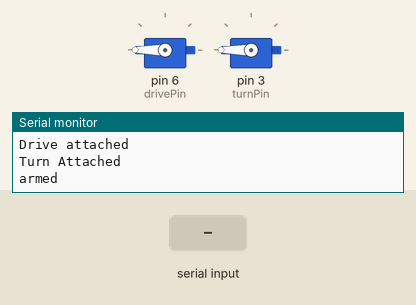
Simulated run of this sketch. Board: Arduino Uno, built with avr-gcc and run on an emulated ATmega328P. On the bench: 2 × servo, the last lines printed to the serial monitor. The inputs (shaded band) are chosen by the test bench.

Above: at 11.2 s.
11.3 s: "<forward,1>" received over Serial
At 11.6 s:
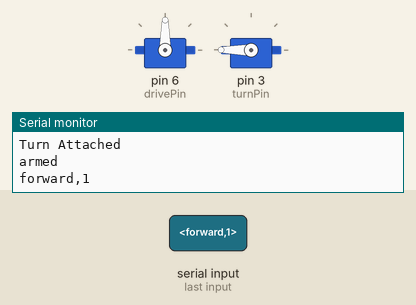
12.8 s: "<left,1>" received over Serial
At 13.9 s:
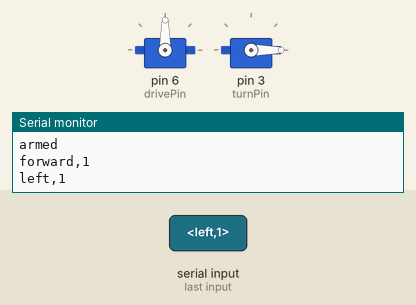
14.3 s: "<reverse,1>" received over Serial
At 15.1 s:
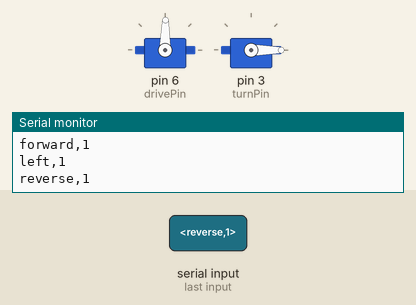
15.8 s: "<right,1>" received over Serial
At 16.2 s:
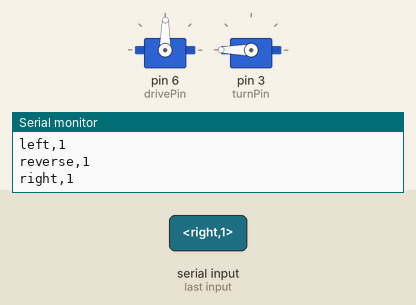
Timing chart, 0 to 18.3 s (numbered marks = the images above; inputs shaded):
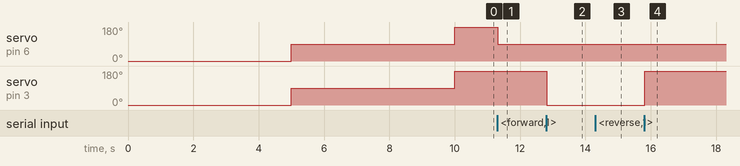

The sketch:

4WD_Test.ino
```cpp
#include <Servo.h>

int drivePin = 6;
int turnPin = 3;

int minValue = 1000;
int maxValue = 2000;

Servo drive;
Servo turn;

const byte buffSize = 40;
char inputBuffer[buffSize];
const char startMarker = '<';
const char endMarker = '>';
byte bytesRecvd = 0;
boolean readInProgress = false;
boolean newDataFromPC = false;
char motor[buffSize];           // which motor (1 = left, 2 = right, 3 = both)
int speed;             // servo angle -100 to 100

void setup() {
  Serial.begin(9600);

  drive.attach(drivePin, minValue, maxValue);
  Serial.println("Drive attached");
  turn.attach(turnPin, minValue, maxValue);
  Serial.println("Turn Attached");

  //arm();
  Serial.println("armed");

  drive.write(0);
  turn.write(0);
  delay(5000);
  drive.write(90);
  turn.write(90);
  delay(5000);
  drive.write(180);
  turn.write(180);
}

void loop() {
  if(Serial.available() > 0) {
    char x = Serial.read();
      // the order of these IF clauses is significant
    if (x == endMarker) {
      readInProgress = false;
      newDataFromPC = true;
      inputBuffer[bytesRecvd] = 0;

      Serial.println(inputBuffer);

      // Parse the message
      char * strtokIndx; // this is used by strtok() as an index
      // Motor instruction
      strtokIndx = strtok(inputBuffer,",");      // get the first part - the string
      strcpy(motor, strtokIndx);
      // Speed instruction
      strtokIndx = strtok(NULL, ","); // this continues where the previous call left off
      speed = atoi(strtokIndx);     // convert this part to an integer

      if(speed < -100 || speed > 100) {
        Serial.println("Invalid speed");
      } else if(strcmp(motor, "forward") == 0) {
        driveGo(speed);
      } else if(strcmp(motor, "reverse") == 0) {
        driveGo(-1*speed);
      } else if(strcmp(motor, "right") == 0) {
        turnRight();
      }else if(strcmp(motor, "left") == 0) {
        turnLeft();
      }else if(strcmp(motor, "straight") == 0) {
        turnStraight();
      }else if(strcmp(motor, "forwardD") == 0) {
        //forwardDistance(speed);
      }else if(strcmp(motor, "forwardT") == 0) {
        //forwardTime(speed);
      } else {
        Serial.println("Invalid motor");
      }
    }

    // Read data in
    if(readInProgress) {
      inputBuffer[bytesRecvd] = x;
      bytesRecvd ++;
      if (bytesRecvd == buffSize) {
        bytesRecvd = buffSize - 1;
      }
    }

    // Should start reading data in
    if (x == startMarker) {
      bytesRecvd = 0;
      readInProgress = true;
    }
  }
}

void arm() {
  drive.write(0);
  delay(5000);
}

void driveGo(int speed){
  int angle = map(speed, -100, 100, 0, 180); //Sets servo positions to different speeds
  drive.write(angle);
}

void forwardTime(int seconds) {
  driveGo(50);
  delay(seconds*1000);
  driveGo(0);
}

void forwardDistance(int feet) {
  float feetPerSecond = 5;
  forwardTime(feet/feetPerSecond);
}

void turnRight() {
  turn.write(180);
}

void turnLeft() {
  turn.write(0);
}

void turnStraight() {
  turn.write(90);
}
```

Measured:
- after the input at 11.3 s, servo on pin 6 (drivePin): 180° → 90° at once
- after the input at 12.8 s, servo on pin 3 (turnPin): 180° → 0° at once
- after the input at 14.3 s, servo on pin 6 (drivePin): 90° → 89° at once
- after the input at 15.8 s, servo on pin 3 (turnPin): 0° → 180° at once
